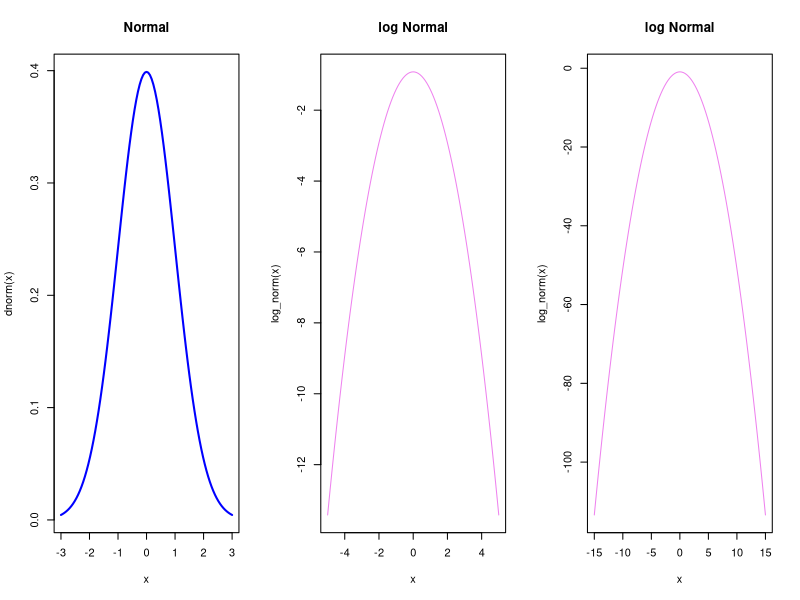
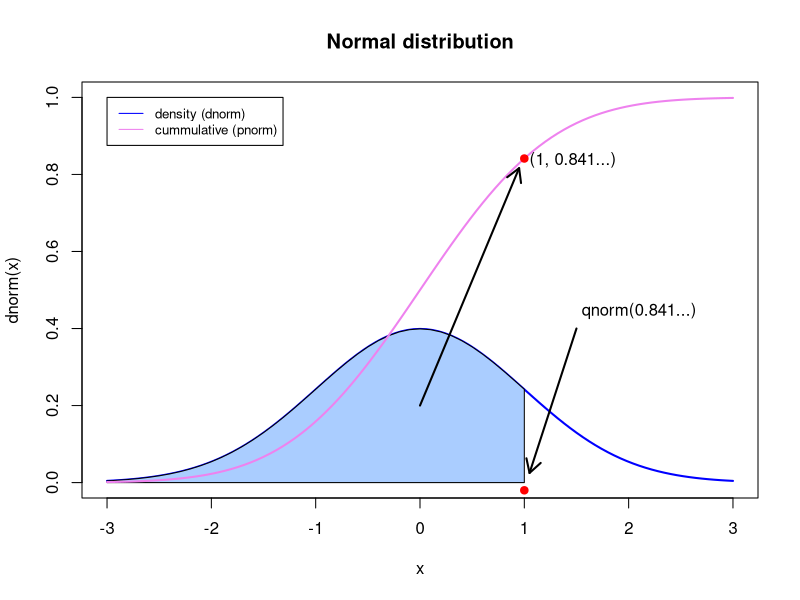
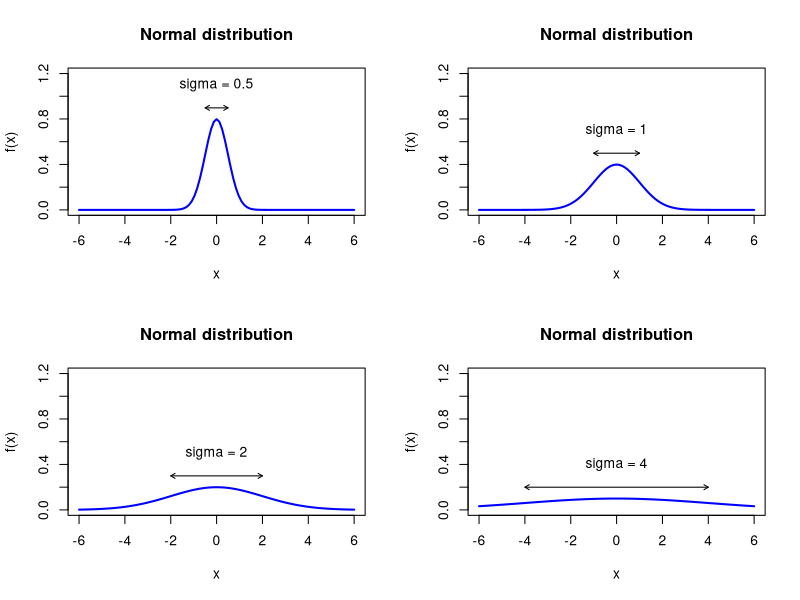
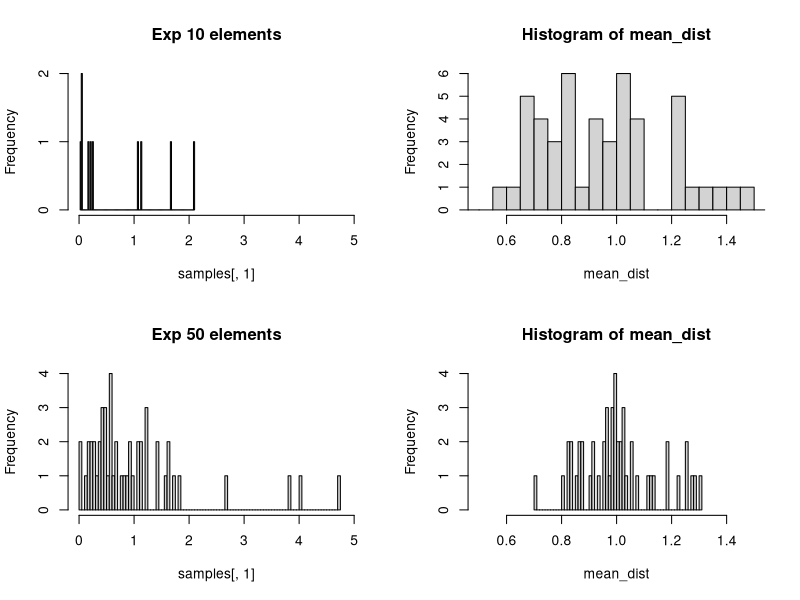
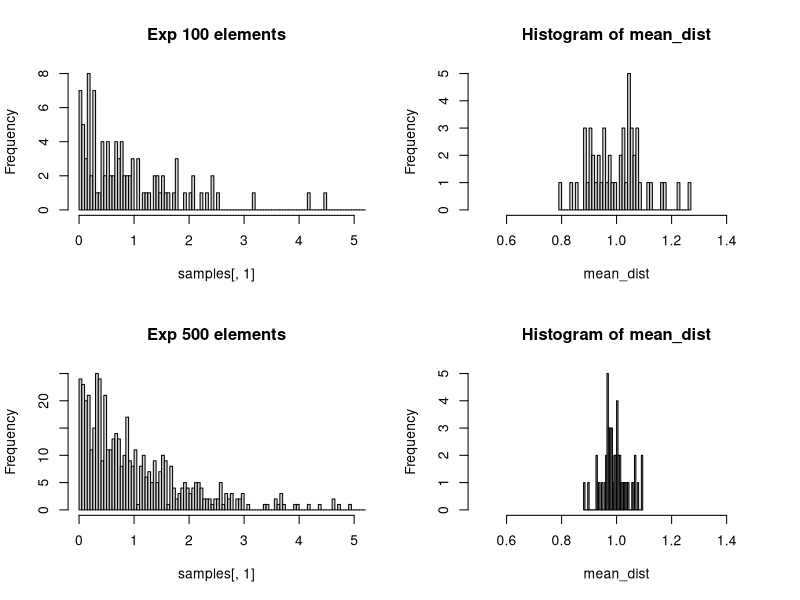
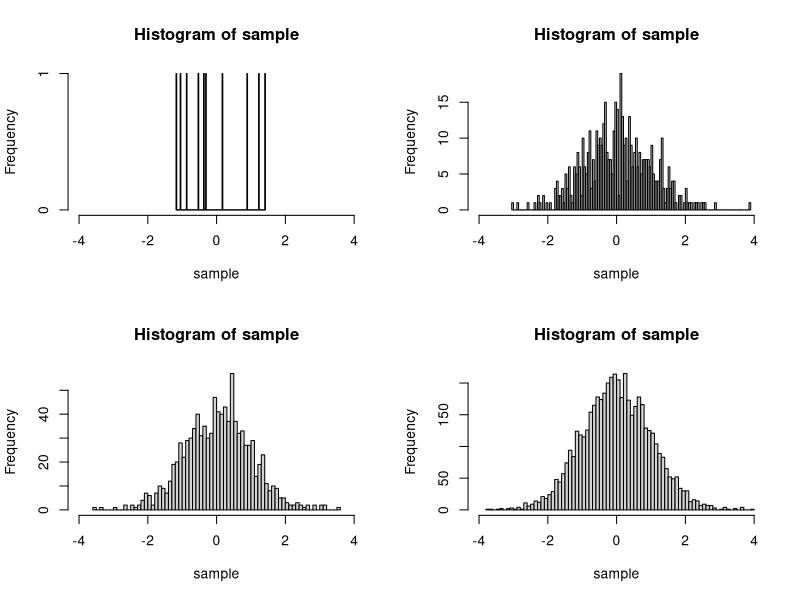
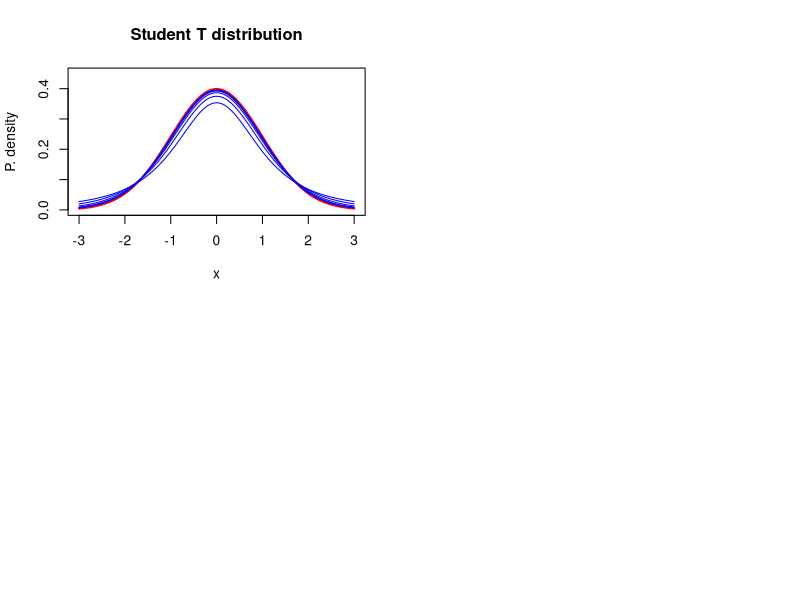
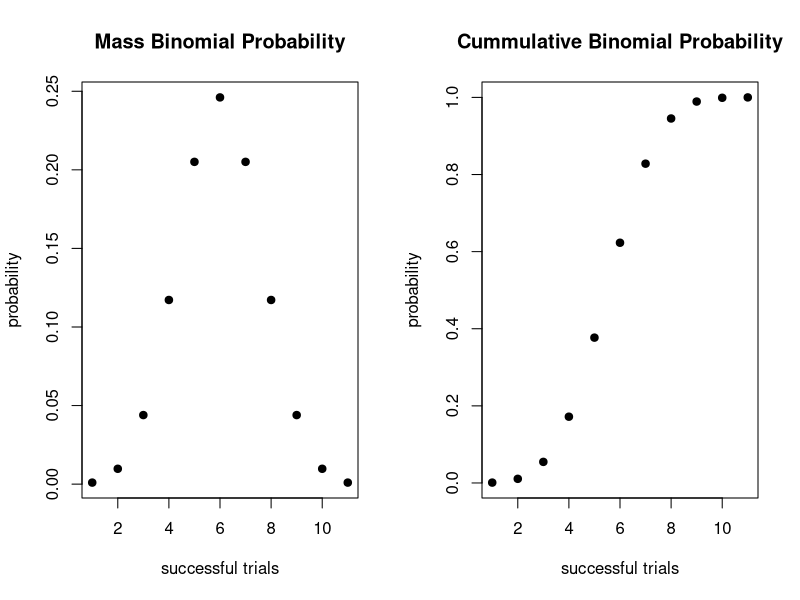

Generate these figures, in order, with R:
## ---- chunk 1
knitr::opts_chunk$set(echo = TRUE)
## ---- chunk 2
Y ~ X
a <- Y ~ X
class(a)
## ---- chunk 3
par(mfrow=c(1,3))
log_norm <- function(x) dnorm(x, log=TRUE)
curve(dnorm, -3, 3, col = 'blue', lwd=2, main="Normal")
curve(log_norm, -5, 5, col = "violet", main="log Normal")
curve(log_norm, -15, 15, col = "violet", main="log Normal")

## ---- chunk 4
par(mfrow=c(1,1))
log_norm <- function(x) dnorm(x, log=TRUE)
curve(dnorm, -3, 3, col = 'blue', lwd=2, main="Normal distribution", ylim=c(0,1))
polygon(c(-3,seq(-3,1,0.1),1),c(0,dnorm(seq(-3,1,0.1)),0),col='#aaCDFF')
curve(pnorm, -3, 3, col = "violet", add=TRUE, lwd=2)
arrows(0, 0.2, 1 -0.05,pnorm(1)-0.025, lwd=2, code=2, length = 0.15)
points(1, pnorm(1), col='red', pch=19)
text(x=1+0.05, y=pnorm(1), "(1, 0.841...)", adj = c(0, 0.5))
legend(-3, 1, legend=c("density (dnorm)", "cummulative (pnorm)"),
       col=c("blue", "violet"), lty=1, cex=0.8)

arrows(1.5, 0.4, 1 + 0.05, 0+0.025, lwd=2, code=2, length = 0.15)
text(x=1.5+0.05, 0.4 + 0.05, "qnorm(0.841...)", adj = c(0, 0.5))

points(1, -0.02, col='red', pch=19)

## ---- chunk 5
σs = c(0.5, 1, 2, 4)
par(mfrow=c(2,2))
log_norm <- function(x) dnorm(x, log=TRUE)
for (σ in σs) {
  f <- function(x) dnorm(x, sd=σ)
  curve(f, -6, 6, col = 'blue', lwd=2, main="Normal distribution", ylim=c(0,1.2))
  arrows(-σ, dnorm(0, sd=σ)+0.1, σ, dnorm(0, sd=σ)+0.1, code=3, length=0.05)
  text(0, dnorm(0, sd=σ)+0.3, paste0("sigma = ", σ))
}
## ---- chunk 6
par(mfrow=c(2,2))
sample_size <- c(10, 50, 100, 500)
for (s in sample_size) {
  samples <- sapply(1:50, function(x) {rexp(s)})
  hist(samples[,1], 100, xlim=c(0,5), main=paste("Exp", s, "elements"))
  mean_dist <- apply(samples, 2, mean, main=paste("Dist. of means."))
  hist(mean_dist, 50, xlim=c(0.5,1.5))
}
## ---- chunk 7
par(mfrow=c(2,2))
sample_size = c(10, 500, 1000, 5000)
samples <- sapply(sample_size, rnorm)
for (sample in samples) {
  hist(sample, 100, xlim=c(-4,4))
}
## ---- chunk 8
t_student <- function(x, n) {
  gamma((n+1)/2)/(sqrt(pi*n)*gamma(n/2)) * (1+x^2/n)^(-(n+1)/2)
}
t_student(2,5)
dt(2,5)
## ---- chunk 9
curve(dnorm, -3, 3, col = 'red', lwd=2, main="Student T distribution", ylim=c(0,0.45), ylab="P. density")
freedom_degrees <- c(2, 4, 8, 15, 20, 30)
for (dg in freedom_degrees) {
  dt10 <- function(x) {dt(x, dg)}
  curve(dt10, -3, 3, col = 'blue', lwd=1, add=TRUE)
}

## ---- chunk 10
par(mfrow=c(1,2))
success_probability <- 0.5
trials <- 10
success <- c(0:trials)
success_mass_p <- sapply(success, function(x)dbinom(x, trials, success_probability))
plot(
  success_mass_p,
  pch=19,
  main="Mass Binomial Probability",
  xlab="successful trials",
  ylab="probability")

success_cumm_p <- sapply(success, function(x)pbinom(x, trials, success_probability))

plot(
  success_cumm_p,
  pch=19,
  main="Cummulative Binomial Probability",
  xlab="successful trials",
  ylab="probability")

## ---- chunk 11
pk <- rep(1/6,6)
dados <- c(5,0,0,0,0,0)
n_dados <- 5
6 * dmultinom(
  dados,
  n_dados,
  pk)
## ---- chunk 12
lambdas <- c(1,2,5,10)
events <- c(0:15)
ys = sapply(lambdas, function(l) dpois(events, l))
plot(x=events, y=ys[,1], pch=19, col="red", type="o")
lines(x=events, y=ys[,2], pch=19, col="blue", type="o")
lines(x=events, y=ys[,3], pch=19, col="green", type="o")
lines(x=events, y=ys[,4], pch=19, col="violet", type="o")
legend(10, 0.35, legend=c("lambda: 1", "lambda: 2","lambda: 5", "lambda: 10"),
       col=c("red", "blue", "green", "violet"), lty=1, cex=0.8, pch=19)
